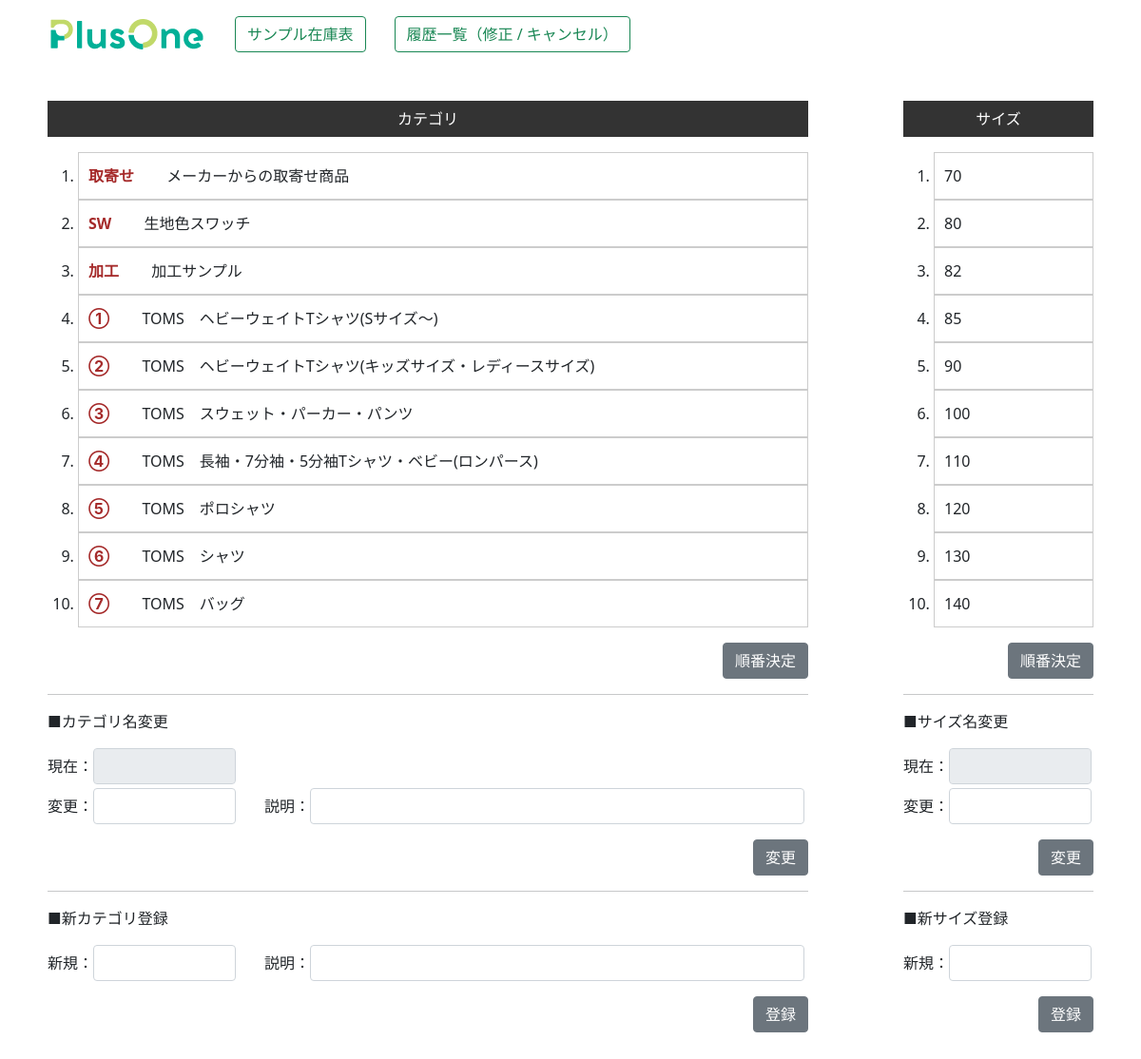
Page /zaiko2/size_category/ (signed in) on the committed database.
### zaiko/models.py (models this page shows, shortened)
class Category(models.Model):
    category_num=models.IntegerField("順番",null=False)
    category=models.CharField("カテゴリ",max_length=50,blank=True)
    category_ex=models.CharField("説明",max_length=100,blank=True)

class Size(models.Model):
    size_num=models.IntegerField("順番",null=False)
    size=models.CharField("サイズ",max_length=30,blank=True)

### zaiko2/views.py (the view)
# urls.py: path('size_category/', size_category, name="size_category"),
@login_required
def size_category(request):
    sizes=Size.objects.all().order_by("size_num")
    category=Category.objects.all().order_by("category_num")
    request.session["comment"]=""
    kanri=0
    if request.user.username == "p1masao":
        kanri=1
    return render(request,"zaiko2/size_category.html",{"sizes":sizes,"category":category,"kanri":kanri})

### zaiko2/templates/zaiko2/size_category.html (shortened to what this page needs)
{% load static %}
<!DOCTYPE html>
<html lang="ja">
<head>
    <link rel="stylesheet" href="{% static 'main.css' %}">
    <link href="https://cdn.jsdelivr.net/npm/bootstrap@5.0.2/dist/css/bootstrap.min.css" rel="stylesheet">
    <link rel="stylesheet" href="https://cdn.jsdelivr.net/npm/bootstrap-icons@1.8.0/font/bootstrap-icons.css">
</head>
<body>
    <div class="container mt-3 mb-5">
        <div style="margin: 0 auto; justify-content: center; width: 1100px;">
            {% include "zaiko/menu.html" with kanri=kanri %}
            <div class="flex4" style="margin-top: 50px;">
                <div style="width: 800px;">
                    <div class="title_sc">カテゴリ</div>
                    <div class="inlineframe mt-3" style=" height: 500px;">
                        <ol class="drag-list">
                            {% for i in category %}
                                {% if i.category_num == 0 %}
                                <li id="{{i.category}}" name="category_list" draggable="true" style="background-color: aqua;">
                                    <span style="color: brown;">{{i.category}}</span>
                                    <span style="margin-left: 30px;">{{i.category_ex}}</span>
                                </li>
                                {% else %}
                                <li id="{{i.category}}" name="category_list" draggable="true">
                                    <span style="color: brown; font-weight: bold;">{{i.category}}</span>
                                    <span style="margin-left: 30px;">{{i.category_ex}}</span>
                                </li>
                                {% endif %}
                            {% endfor %}
                        </ol>
                    </div>
                    <div style="width: 800px;">
                        <div class="mt-3" style="text-align: right;">
                            <button type="button" class="btn btn-secondary" id="btn_category_num">順番決定</button>
                        </div>
                        <hr>
                        <div>■カテゴリ名変更</div>
                        <div class="mt-3">
                            <div class="flex2">
                                <div>現在：</div>
                                <div style="width: 150px;"><input class="form-control" type="text" id="category_name1" readonly></div>
                            </div>
                            <div class="flex2 mt-1">
                                <div>変更：</div>
                                <div style="width: 150px;"><input class="form-control" type="text" id="category_name2"></div>
                                <div style="margin-left: 30px;">説明：</div>
                                <div style="width: 520px;"><input class="form-control" type="text" id="category_name3"></div>
                            </div>
                            <div class="mt-3" style="text-align: right;">
                                <button type="button" class="btn btn-secondary" id="btn_category_name">変更</button>
                            </div>
                        </div>
                        <hr>
                        <div>■新カテゴリ登録</div>
                        <div class="mt-3">
                            <div class="flex2">
                                <div>新規：</div>
                                <div style="width: 150px;"><input class="form-control" type="text" id="category_new1"></div>
                                <div style="margin-left: 30px;">説明：</div>
                                <div style="width: 520px;"><input class="form-control" type="text" id="category_new2"></div>
                            </div>
                            <div class="mt-3" style="text-align: right;">
                                <button type="button" class="btn btn-secondary" id="btn_category_new">登録</button>
                            </div>
                        </div>
                    </div>
                </div>
                <div style="width: 200px;">
                    <div class="title_sc">サイズ</div>
                    <div class="inlineframe mt-3" style="height: 500px;">
                        <ol class="drag-list">
                            {% for i in sizes %}
                                {% if i.size_num == 0 %}
                                <li id="{{i.size}}" name="size_list" draggable="true" style="background-color: aqua;">{{i.size}}</li>
                                {% else %}
                                <li id="{{i.size}}" name="size_list" draggable="true">{{i.size}}</li>
                                {% endif %}
                            {% endfor %}
                        </ol>
                    </div>
                    <div style="width: 200px;">
                        <div class="mt-3" style="text-align: right;">
                            <button type="button" class="btn btn-secondary" id="btn_size_num">順番決定</button>
                        </div>
                        <hr>
                        <div>■サイズ名変更</div>
                        <div class="mt-3">
                            <div class="flex2">
                                <div>現在：</div>
                                <div style="width: 150px;"><input class="form-control" type="text" id="size_name1" readonly></div>
                            </div>
                            <div class="flex2 mt-1">
                                <div>変更：</div>
                                <div style="width: 150px;"><input class="form-control" type="text" id="size_name2"></div>
                            </div>
                            <div class="mt-3" style="text-align: right;">
                                <button type="button" class="btn btn-secondary" id="btn_size_name">変更</button>
                            </div>
                        </div>
                        <hr>
                        <div>■新サイズ登録</div>
                        <div class="mt-3">
                            <div class="flex2">
                                <div>新規：</div>
                                <div style="width: 150px;"><input class="form-control" type="text" id="size_new"></div>
                            </div>
                            <div class="mt-3" style="text-align: right;">
                                <button type="button" class="btn btn-secondary" id="btn_size_new">登録</button>
                            </div>
                        </div>
                    </div>
                </div>
            </div>
        </div>
    </div>
</body>
</html>

### zaiko/static/main.css (style rules this page uses)
.flex2,.menu { display: flex; flex-wrap: wrap; align-items: center; }
.flex4 { display: flex; flex-wrap: nowrap; justify-content: space-between; }
.drag-list li { line-height:3em; border:1px solid #cccccc; cursor:pointer; padding-left: 10px; }
.inlineframe { background-color:#FFFFFF; overflow:auto; overflow-y:scroll; overflow-x:hidden; }
.title_sc { background-color: #333333; color: #fff; text-align: center; padding: 7px 0px; }

### rows in the picture
Category: category "取寄せ", category_ex "メーカーからの取寄せ商品"
Category: category "SW", category_ex "生地色スワッチ"
Category: category "加工", category_ex "加工サンプル"
Category: category "①", category_ex "TOMS ヘビーウェイトTシャツ(Sサイズ～)"
Category: category "②", category_ex "TOMS ヘビーウェイトTシャツ(キッズサイズ・レディースサイズ)"
Category: category "③", category_ex "TOMS スウェット・パーカー・パンツ"
Category: category "④", category_ex "TOMS 長袖・7分袖・5分袖Tシャツ・ベビー(ロンパース)"
Category: category "⑤", category_ex "TOMS ポロシャツ"
Category: category "⑥", category_ex "TOMS シャツ"
Category: category "⑦", category_ex "TOMS バッグ"
Size: size "70"
Size: size "80"
Size: size "82"
Size: size "85"
Size: size "90"
Size: size "100"
Size: size "110"
Size: size "120"
Size: size "130"
Size: size "140"
